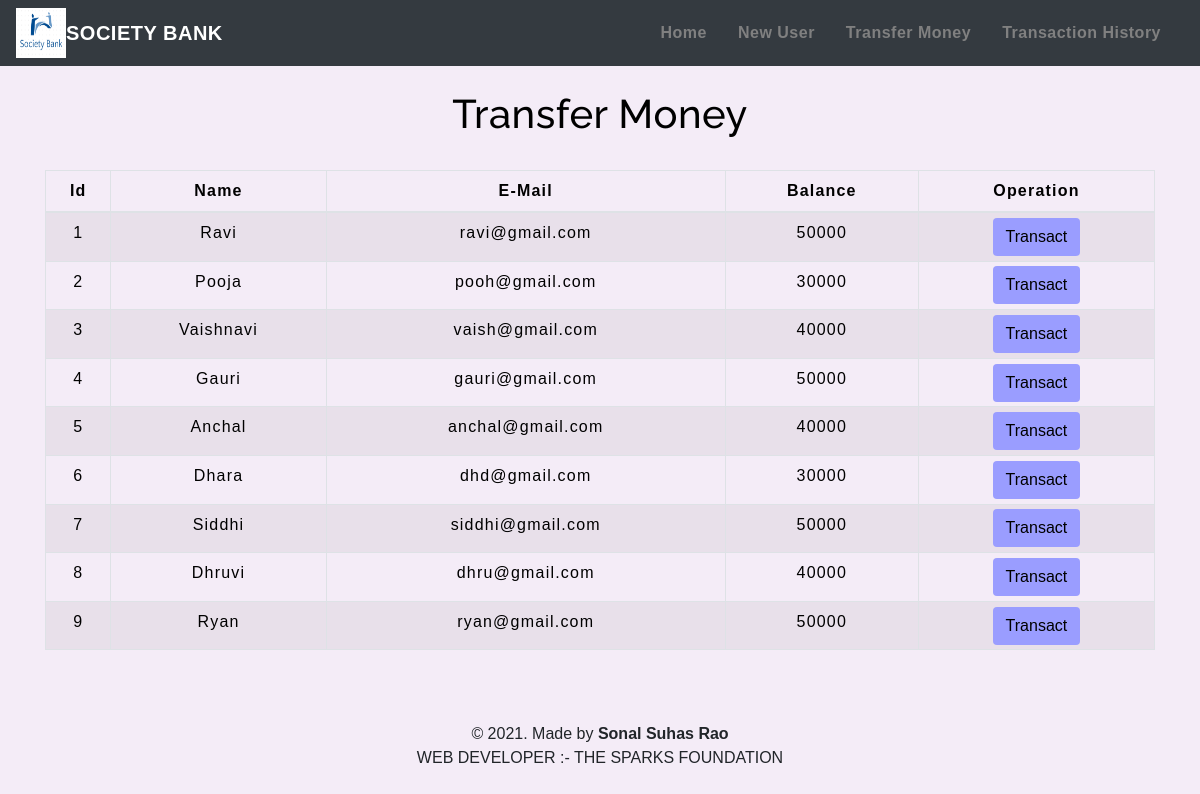
The app's page /transfermoney.php with its own data.
### tables this page shows
CREATE TABLE `users` (
  `id` int(3) NOT NULL,
  `name` text NOT NULL,
  `age`int(2) NOT NULL,
  `email` varchar(30) NOT NULL,
 `account`int(10) NOT NULL,
  `balance` int(8) NOT NULL
);

### transfermoney.php (the view, shortened to what this page needs)
<!DOCTYPE html>
<html lang="en">
<head>
    <link rel="stylesheet" href="https://maxcdn.bootstrapcdn.com/bootstrap/4.0.0/css/bootstrap.min.css">
    <link rel="stylesheet" type="text/css" href="css/table.css">
    <link rel="stylesheet" type="text/css" href="css/navbar.css">
</head>
<body style="background-color : #F4ECF7;">
<?php
    include 'config.php';
    $sql = "SELECT * FROM users";
    $result = mysqli_query($conn,$sql);
?>
<?php
  include 'navbar.php';
?>
<div class="container">
        <h2 class="text-center pt-4" style="color : black;">Transfer Money</h2>
        <br>
            <div class="row">
                <div class="col">
                    <div class="table-responsive-sm">
                    <table class="table table-hover table-sm table-striped table-condensed table-bordered" style="border-color:black;">
                        <thead style="color : black;">
                            <tr>
                            <th scope="col" class="text-center py-2">Id</th>
                            <th scope="col" class="text-center py-2">Name</th>
                            <th scope="col" class="text-center py-2">E-Mail</th>
                            <th scope="col" class="text-center py-2">Balance</th>
                            <th scope="col" class="text-center py-2">Operation</th>
                            </tr>
                        </thead>
                        <tbody>
                <?php
                    while($rows=mysqli_fetch_assoc($result)){
                ?>
                    <tr style="color : black;">
                        <td class="py-2"><?php echo $rows['id'] ?></td>
                        <td class="py-2"><?php echo $rows['name']?></td>
                        <td class="py-2"><?php echo $rows['email']?></td>
                        <td class="py-2"><?php echo $rows['balance']?></td>
                        <td><a href="selecteduserdetail.php?id= <?php echo $rows['id'] ;?>"> <button type="button" class="btn" style="background-color : #9A9DFF;">Transact</button></a></td>
                    </tr>
                <?php
                    }
                ?>
                        </tbody>
                    </table>
                    </div>
                </div>
            </div>
         </div>
         <footer class="text-center mt-5 py-2">
            <p>&copy 2021. Made by <b>Sonal Suhas Rao</b> <br>WEB DEVELOPER :- THE SPARKS FOUNDATION</p>
        </footer>
</body>
</html>

### navbar.php (shortened to what this page needs)
<nav class="navbar navbar-expand-md navbar-light bg-dark">
<img src="img/logo.png"  width="50px" height="50px">
<a class="navbar-brand" href="index.php" style="color : white;"><b>SOCIETY BANK</b></a>
<div class="collapse navbar-collapse" id="collapsibleNavbar">
      <ul class="navbar-nav ml-auto">
        <li class="nav-item">
          <a class="nav-link" href="index.php" style="color : grey;"><b>Home</b></a>
        </li>
        <li class="nav-item">
          <a class="nav-link" href="createuser.php" style="color : grey;"><span><b>New User</b></a></span>
        </li>
        <li class="nav-item">
          <a class="nav-link" href="transfermoney.php" style="color : grey;"><b>Transfer Money</b></a>
          <li class="nav-item">
          <a class="nav-link" href="transactionhistory.php" style="color : grey;"><b>Transaction History</b></a>
        </li>
    </div>
 </nav>

### css/table.css (style rules this page uses)
* { padding: 0; margin: 0; box-sizing: border-box; font-family: sans-serif; }
h2 { font-size: 40px; }
table { letter-spacing: 1.2px; }
td { text-align: center; }
button { border:none; background: #aa0000; transition: 1s; }

### css/navbar.css (style rules this page uses)
.nav-link { margin-right: 15px; color:#0b5eca; letter-spacing: 0.5px; transition: 0.5s; }
.navbar-brand { color: #4C4B4B; letter-spacing: 0.5px; }
h2 { color: #4C4B4B; letter-spacing: 0.5px; font-family: raleway; }

### transfermoney.php (style rules this page uses)
button { transition: 1.5s; }

### records on screen
users: id "1", name "Ravi", email "ravi@gmail.com", balance "50000"
users: id "2", name "Pooja", email "pooh@gmail.com", balance "30000"
users: id "3", name "Vaishnavi", email "vaish@gmail.com", balance "40000"
users: id "4", name "Gauri", email "gauri@gmail.com", balance "50000"
users: id "5", name "Anchal", email "anchal@gmail.com", balance "40000"
users: id "6", name "Dhara", email "dhd@gmail.com", balance "30000"
users: id "7", name "Siddhi", email "siddhi@gmail.com", balance "50000"
users: id "8", name "Dhruvi", email "dhru@gmail.com", balance "40000"
users: id "9", name "Ryan", email "ryan@gmail.com", balance "50000"
